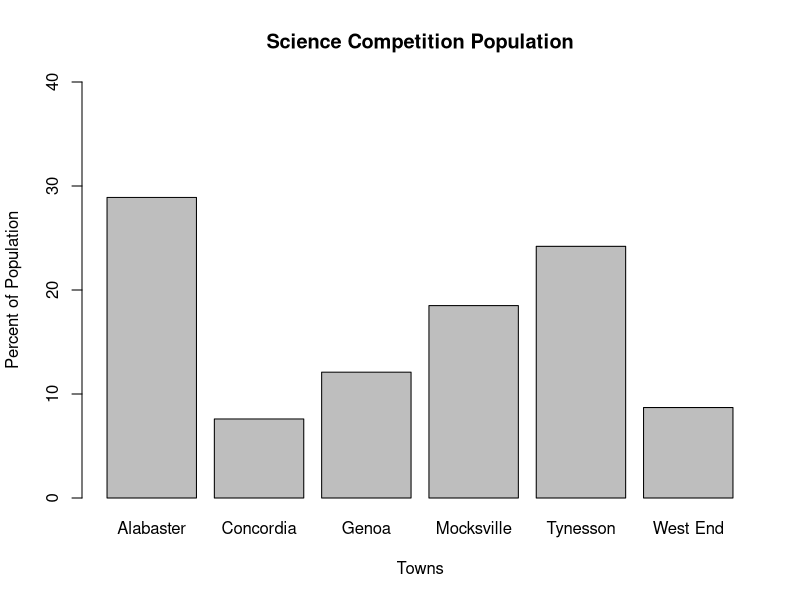
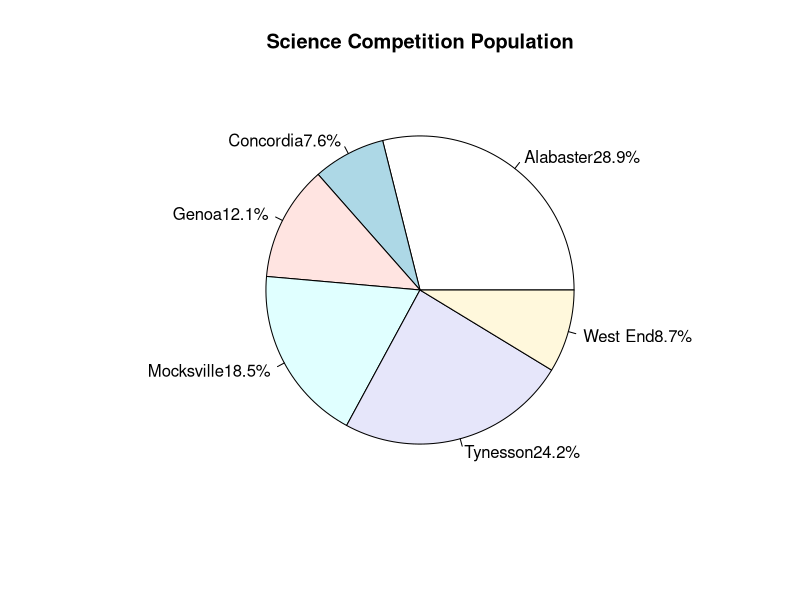
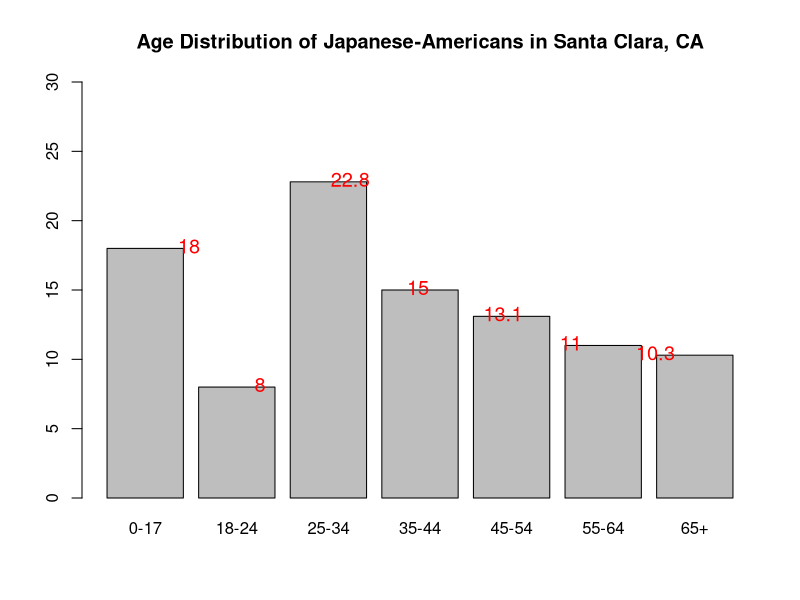
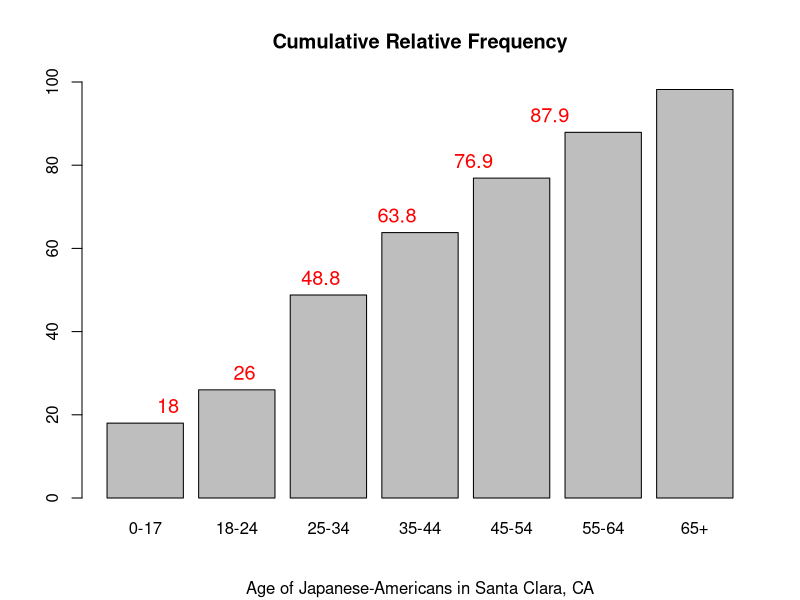
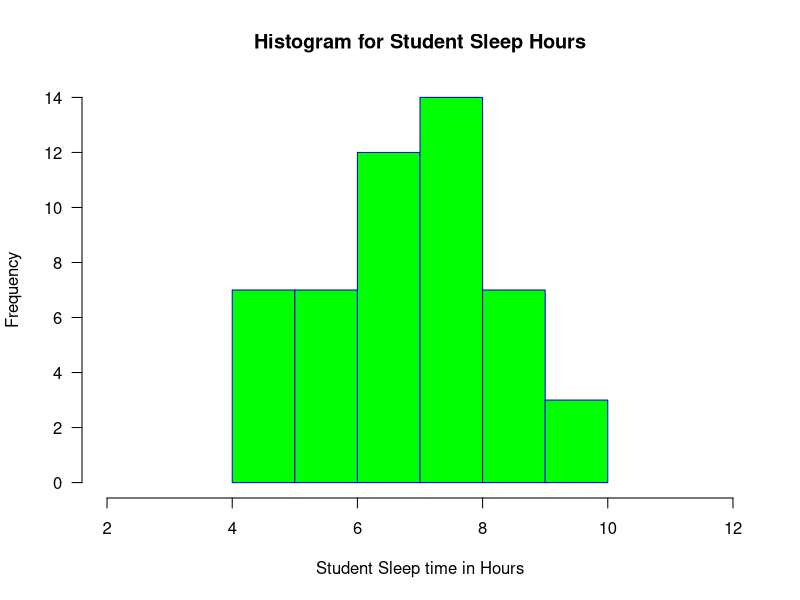
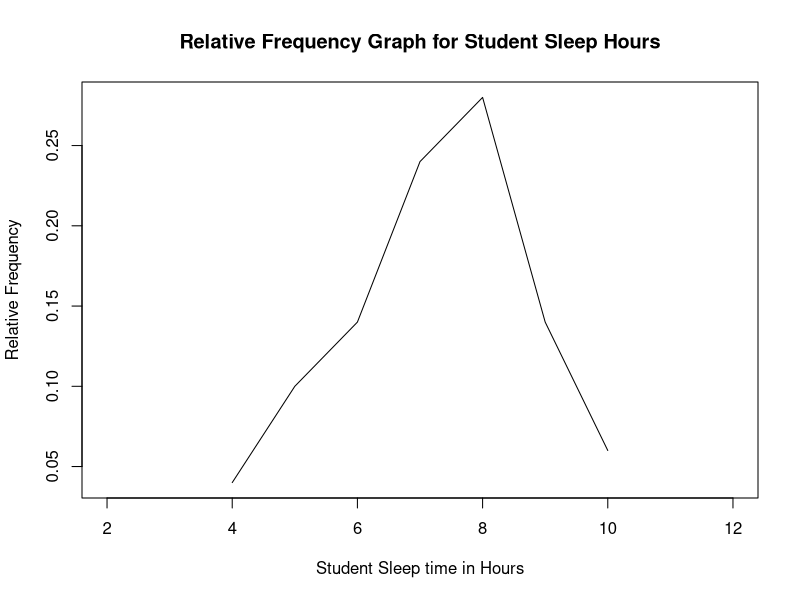
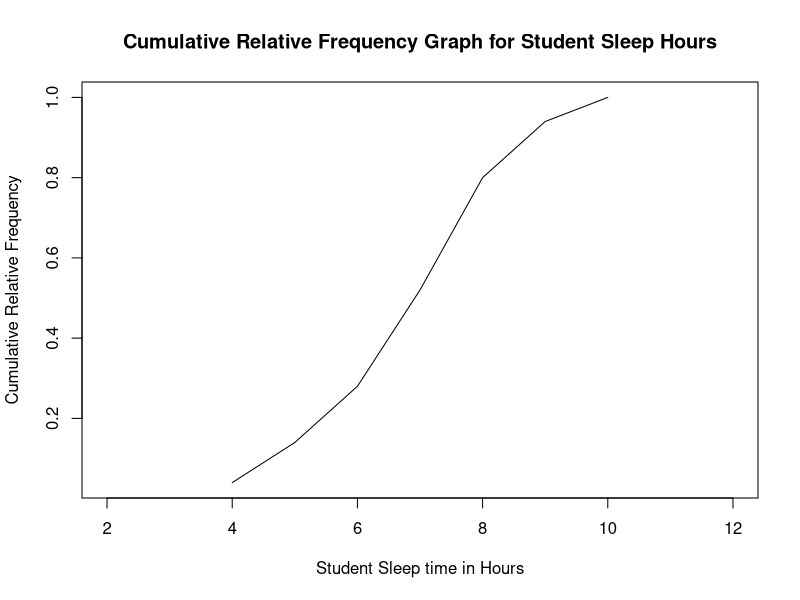

Source code (R) for these figures, in order:
# Nominal Group Example
# Book Page 129 - Table 2.41
# Bar Plot
#
science_pct <- c(28.9, 7.6, 12.1, 18.5, 24.2, 8.7)
towns <- c("Alabaster", "Concordia", "Genoa", "Mocksville", "Tynesson", "West End")
labeled_towns <- paste(towns,science_pct,"%", sep="")
barplot(science_pct,
        main = "Science Competition Population",
        horiz=FALSE,
        xlab = "Towns", 
        ylab = "Percent of Population",
        ylim =c(0, 40),
        names.arg=towns)
# Pie Chart
pie(science_pct, labels=labeled_towns,main = "Science Competition Population")
#
# Ordinal Group Example
# Book Page 151 - Problem 2.108
# Bar Plots
#
age_group <-c("0-17", "18-24", "25-34", "35-44", "45-54", "55-64", "65+")
rel_freq <- c(18.0, 8.0, 22.8, 15.0, 13.1, 11.0, 10.3)
cum_rel_freq <- cumsum(rel_freq)
barplot(rel_freq,
        main = "Age Distribution of Japanese-Americans in Santa Clara, CA",
        horiz = FALSE,
        ylim =c(0, 30),
        names.arg=age_group)
text(rel_freq, labels =rel_freq, cex=1.2, pos=4, col="red")
barplot(cum_rel_freq,
        main = "Cumulative Relative Frequency",
        sub = "Age of Japanese-Americans in Santa Clara, CA",
        ylim=c(0, 100),
        horiz = FALSE,
        names.arg=age_group)
text(cum_rel_freq, labels =cum_rel_freq, cex=1.2, pos=3, col="red")
#
# Numerical (range) Group variables
# Book Example 2.30, Page 107
# The mid-point of the numerical range is used as a number value for the variable
# 
grade_interval <- c("50-56.5", "56.5-62.5", "62.5-68.5","68.5-74.5","74.5-80.5","80.5-86.5","86.5-92.5","92.5-98.5")
xi <- c(53.25, 59.5, 69.5, 71.5, 77.5, 83.5, 89.5, 95.5)
fi <- c(1,0,4,4,2,3,4,1)
df1 <- data.frame(grade_interval, xi, fi)
df1$pi <- df1$fi/sum(df1$fi)
df1$xifi <- df1$xi*df1$fi
expected_val <- sum(df1$xifi)/sum(df1$fi)
df1$deviation <- df1$xi - expected_val
df1$sq_dev = df1$deviation*df1$deviation
df1
varian <- sum(df1$fi*df1$sq_dev)/(sum(df1$fi)-1)
std_dev <- sqrt(varian)
print(expected_val)
print(std_dev)


#
#
# Load the data into a vector using the c() function
hours_sleep <- c(4,4,5,5,5,5,5,6,6,6,6,6,6,6,7,7,7,7,7,7,7,7,7,7,7,7,
                   8,8,8,8,8,8,8,8,8,8,8,8,8,8,9,9,9,9,9,9,9,10,10,10)
# Create a frequency table of the data using the table() function
#
tbl_stu_freq <- table(hours_sleep)
# Put the table in a data Frame
df_students <- data.frame(tbl_stu_freq)
df_students
# 
# When we load table tbl_stu_freq into the data frame df_students
# the first column containing number of students in the data frame
# becomes a class variable (categorical)
# We want to convert them into numbers
# We do that using as.numeric(as.character(df_students$hours_sleep))
# num_hours is now a numeric vector representing hours_sleep
#We simply add num_hours as a new column in the data frame df_students
#
df_students$num_hours <- as.numeric(as.character(df_students$hours_sleep))
#
# Add cum_freq and cum_rel_freq as new columns in the data frame df_students
df_students$rel_freq <- df_students$Freq/sum(df_students$Freq) 
df_students$cum_rel_freq <- cumsum(df_students$rel_freq) 
df_students
#
#Multiply num_hours * Freq to get xifi and add as a column to df_students
#
df_students$xifi <- df_students$num_hours * df_students$Freq
df_students
#
# We now calculate the expected value (sample mean) from the frequency table
#
expected_val = sum(df_students$xifi)/sum(df_students$Freq)
print(paste("The expected value of student sleep hours (sample mean) is ",round(expected_val,4),sep=""))
#
# We calculate the deviation of num_students from the mean as well as its square 
#
df_students$mean_dev <- df_students$num_hours - expected_val
df_students$mean_dev_sq <- df_students$mean_dev * df_students$mean_dev
df_students
#
varian <- sum(df_students$Freq*df_students$mean_dev_sq)/(sum(df_students$Freq) - 1)
stand_dev <- sqrt(varian)
print(paste("The sample standard deviation is ",round(stand_dev,4),sep=""))
#
#From raw data
#
print(paste("The expected value (sample mean) is ",round(mean(hours_sleep),4),sep=""))
print(paste("The sample standard deviation is ",round(sd(hours_sleep),4),sep=""))
print(paste("The sample median is ",round(median(hours_sleep),4),sep=""))
#
#
hist(hours_sleep, main="Histogram for Student Sleep Hours", 
     xlab="Student Sleep time in Hours", 
     border="blue", 
     col="green",
     xlim=c(2,12),
     las=1, 
     breaks=7)
#
plot(df_students$num_hours, df_students$rel_freq, 
     main="Relative Frequency Graph for Student Sleep Hours",
     xlab="Student Sleep time in Hours", 
     xlim=c(2,12),
     ylab = "Relative Frequency",
     type ="l")
plot(df_students$num_hours, df_students$cum_rel_freq, 
     main="Cumulative Relative Frequency Graph for Student Sleep Hours",
     xlab="Student Sleep time in Hours", 
     xlim=c(2,12),
     ylab = "Cumulative Relative Frequency",
     type ="l")
# Obtain the quantiles and the IQR
quantile(hours_sleep, probs = seq(0,1, 0.05), na.rm = FALSE, names = TRUE, type = 2)
IQR(hours_sleep, type = 2)


